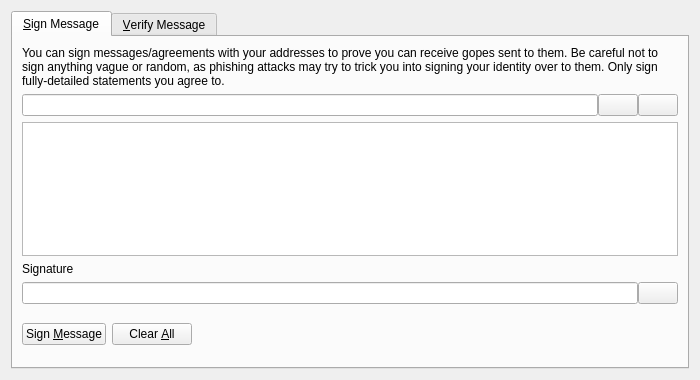
<?xml version="1.0" encoding="UTF-8"?>
<ui version="4.0">
 <class>SignVerifyMessageDialog</class>
 <widget class="QDialog" name="SignVerifyMessageDialog">
  <property name="geometry">
   <rect>
    <x>0</x>
    <y>0</y>
    <width>700</width>
    <height>380</height>
   </rect>
  </property>
  <property name="windowTitle">
   <string>Signatures - Sign / Verify a Message</string>
  </property>
  <property name="modal">
   <bool>true</bool>
  </property>
  <layout class="QVBoxLayout" name="verticalLayout">
   <item>
    <widget class="QTabWidget" name="tabWidget">
     <property name="currentIndex">
      <number>0</number>
     </property>
     <widget class="QWidget" name="tabSignMessage">
      <attribute name="title">
       <string>&amp;Sign Message</string>
      </attribute>
      <layout class="QVBoxLayout" name="verticalLayout_SM">
       <item>
        <widget class="QLabel" name="infoLabel_SM">
         <property name="text">
          <string>You can sign messages/agreements with your addresses to prove you can receive gopes sent to them. Be careful not to sign anything vague or random, as phishing attacks may try to trick you into signing your identity over to them. Only sign fully-detailed statements you agree to.</string>
         </property>
         <property name="textFormat">
          <enum>Qt::PlainText</enum>
         </property>
         <property name="wordWrap">
          <bool>true</bool>
         </property>
        </widget>
       </item>
       <item>
        <layout class="QHBoxLayout" name="horizontalLayout_1_SM">
         <property name="spacing">
          <number>0</number>
         </property>
         <item>
          <widget class="QValidatedLineEdit" name="addressIn_SM">
           <property name="toolTip">
            <string>The Gope address to sign the message with</string>
           </property>
          </widget>
         </item>
         <item>
          <widget class="QPushButton" name="addressBookButton_SM">
           <property name="toolTip">
            <string>Choose previously used address</string>
           </property>
           <property name="text">
            <string/>
           </property>
           <property name="icon">
            <iconset resource="../bitcoin.qrc">
             <normaloff>:/icons/address-book</normaloff>:/icons/address-book</iconset>
           </property>
           <property name="shortcut">
            <string>Alt+A</string>
           </property>
           <property name="autoDefault">
            <bool>false</bool>
           </property>
          </widget>
         </item>
         <item>
          <widget class="QPushButton" name="pasteButton_SM">
           <property name="toolTip">
            <string>Paste address from clipboard</string>
           </property>
           <property name="text">
            <string/>
           </property>
           <property name="icon">
            <iconset resource="../bitcoin.qrc">
             <normaloff>:/icons/editpaste</normaloff>:/icons/editpaste</iconset>
           </property>
           <property name="shortcut">
            <string>Alt+P</string>
           </property>
           <property name="autoDefault">
            <bool>false</bool>
           </property>
          </widget>
         </item>
        </layout>
       </item>
       <item>
        <widget class="QPlainTextEdit" name="messageIn_SM">
         <property name="toolTip">
          <string>Enter the message you want to sign here</string>
         </property>
        </widget>
       </item>
       <item>
        <widget class="QLabel" name="signatureLabel_SM">
         <property name="text">
          <string>Signature</string>
         </property>
         <property name="textFormat">
          <enum>Qt::PlainText</enum>
         </property>
        </widget>
       </item>
       <item>
        <layout class="QHBoxLayout" name="horizontalLayout_2_SM">
         <property name="spacing">
          <number>0</number>
         </property>
         <item>
          <widget class="QLineEdit" name="signatureOut_SM">
           <property name="font">
            <font>
             <italic>true</italic>
            </font>
           </property>
           <property name="readOnly">
            <bool>true</bool>
           </property>
          </widget>
         </item>
         <item>
          <widget class="QPushButton" name="copySignatureButton_SM">
           <property name="toolTip">
            <string>Copy the current signature to the system clipboard</string>
           </property>
           <property name="text">
            <string/>
           </property>
           <property name="icon">
            <iconset resource="../bitcoin.qrc">
             <normaloff>:/icons/editcopy</normaloff>:/icons/editcopy</iconset>
           </property>
           <property name="autoDefault">
            <bool>false</bool>
           </property>
          </widget>
         </item>
        </layout>
       </item>
       <item>
        <layout class="QHBoxLayout" name="horizontalLayout_3_SM">
         <item>
          <widget class="QPushButton" name="signMessageButton_SM">
           <property name="toolTip">
            <string>Sign the message to prove you own this Gope address</string>
           </property>
           <property name="text">
            <string>Sign &amp;Message</string>
           </property>
           <property name="icon">
            <iconset resource="../bitcoin.qrc">
             <normaloff>:/icons/edit</normaloff>:/icons/edit</iconset>
           </property>
           <property name="autoDefault">
            <bool>false</bool>
           </property>
          </widget>
         </item>
         <item>
          <widget class="QPushButton" name="clearButton_SM">
           <property name="toolTip">
            <string>Reset all sign message fields</string>
           </property>
           <property name="text">
            <string>Clear &amp;All</string>
           </property>
           <property name="icon">
            <iconset resource="../bitcoin.qrc">
             <normaloff>:/icons/remove</normaloff>:/icons/remove</iconset>
           </property>
           <property name="autoDefault">
            <bool>false</bool>
           </property>
          </widget>
         </item>
         <item>
          <spacer name="horizontalSpacer_1_SM">
           <property name="orientation">
            <enum>Qt::Horizontal</enum>
           </property>
           <property name="sizeHint" stdset="0">
            <size>
             <width>40</width>
             <height>48</height>
            </size>
           </property>
          </spacer>
         </item>
         <item>
          <widget class="QLabel" name="statusLabel_SM">
           <property name="font">
            <font>
             <weight>75</weight>
             <bold>true</bold>
            </font>
           </property>
           <property name="text">
            <string/>
           </property>
           <property name="wordWrap">
            <bool>true</bool>
           </property>
          </widget>
         </item>
         <item>
          <spacer name="horizontalSpacer_2_SM">
           <property name="orientation">
            <enum>Qt::Horizontal</enum>
           </property>
           <property name="sizeHint" stdset="0">
            <size>
             <width>40</width>
             <height>48</height>
            </size>
           </property>
          </spacer>
         </item>
        </layout>
       </item>
      </layout>
     </widget>
     <widget class="QWidget" name="tabVerifyMessage">
      <attribute name="title">
       <string>&amp;Verify Message</string>
      </attribute>
      <layout class="QVBoxLayout" name="verticalLayout_VM">
       <item>
        <widget class="QLabel" name="infoLabel_VM">
         <property name="text">
          <string>Enter the receiver's address, message (ensure you copy line breaks, spaces, tabs, etc. exactly) and signature below to verify the message. Be careful not to read more into the signature than what is in the signed message itself, to avoid being tricked by a man-in-the-middle attack. Note that this only proves the signing party receives with the address, it cannot prove sendership of any transaction!</string>
         </property>
         <property name="textFormat">
          <enum>Qt::PlainText</enum>
         </property>
         <property name="alignment">
          <set>Qt::AlignLeading|Qt::AlignLeft|Qt::AlignTop</set>
         </property>
         <property name="wordWrap">
          <bool>true</bool>
         </property>
        </widget>
       </item>
       <item>
        <layout class="QHBoxLayout" name="horizontalLayout_1_VM">
         <property name="spacing">
          <number>0</number>
         </property>
         <item>
          <widget class="QValidatedLineEdit" name="addressIn_VM">
           <property name="toolTip">
            <string>The Gope address the message was signed with</string>
           </property>
          </widget>
         </item>
         <item>
          <widget class="QPushButton" name="addressBookButton_VM">
           <property name="toolTip">
            <string>Choose previously used address</string>
           </property>
           <property name="text">
            <string/>
           </property>
           <property name="icon">
            <iconset resource="../bitcoin.qrc">
             <normaloff>:/icons/address-book</normaloff>:/icons/address-book</iconset>
           </property>
           <property name="shortcut">
            <string>Alt+A</string>
           </property>
           <property name="autoDefault">
            <bool>false</bool>
           </property>
          </widget>
         </item>
        </layout>
       </item>
       <item>
        <widget class="QPlainTextEdit" name="messageIn_VM"/>
       </item>
       <item>
        <widget class="QValidatedLineEdit" name="signatureIn_VM"/>
       </item>
       <item>
        <layout class="QHBoxLayout" name="horizontalLayout_2_VM">
         <item>
          <widget class="QPushButton" name="verifyMessageButton_VM">
           <property name="toolTip">
            <string>Verify the message to ensure it was signed with the specified Gope address</string>
           </property>
           <property name="text">
            <string>Verify &amp;Message</string>
           </property>
           <property name="icon">
            <iconset resource="../bitcoin.qrc">
             <normaloff>:/icons/transaction_0</normaloff>:/icons/transaction_0</iconset>
           </property>
           <property name="autoDefault">
            <bool>false</bool>
           </property>
          </widget>
         </item>
         <item>
          <widget class="QPushButton" name="clearButton_VM">
           <property name="toolTip">
            <string>Reset all verify message fields</string>
           </property>
           <property name="text">
            <string>Clear &amp;All</string>
           </property>
           <property name="icon">
            <iconset resource="../bitcoin.qrc">
             <normaloff>:/icons/remove</normaloff>:/icons/remove</iconset>
           </property>
           <property name="autoDefault">
            <bool>false</bool>
           </property>
          </widget>
         </item>
         <item>
          <spacer name="horizontalSpacer_1_VM">
           <property name="orientation">
            <enum>Qt::Horizontal</enum>
           </property>
           <property name="sizeHint" stdset="0">
            <size>
             <width>40</width>
             <height>48</height>
            </size>
           </property>
          </spacer>
         </item>
         <item>
          <widget class="QLabel" name="statusLabel_VM">
           <property name="font">
            <font>
             <weight>75</weight>
             <bold>true</bold>
            </font>
           </property>
           <property name="text">
            <string/>
           </property>
           <property name="wordWrap">
            <bool>true</bool>
           </property>
          </widget>
         </item>
         <item>
          <spacer name="horizontalSpacer_2_VM">
           <property name="orientation">
            <enum>Qt::Horizontal</enum>
           </property>
           <property name="sizeHint" stdset="0">
            <size>
             <width>40</width>
             <height>48</height>
            </size>
           </property>
          </spacer>
         </item>
        </layout>
       </item>
      </layout>
     </widget>
    </widget>
   </item>
  </layout>
 </widget>
 <customwidgets>
  <customwidget>
   <class>QValidatedLineEdit</class>
   <extends>QLineEdit</extends>
   <header>qt/qvalidatedlineedit.h</header>
  </customwidget>
 </customwidgets>
 <resources>
  <include location="../bitcoin.qrc"/>
 </resources>
 <connections/>
</ui>
